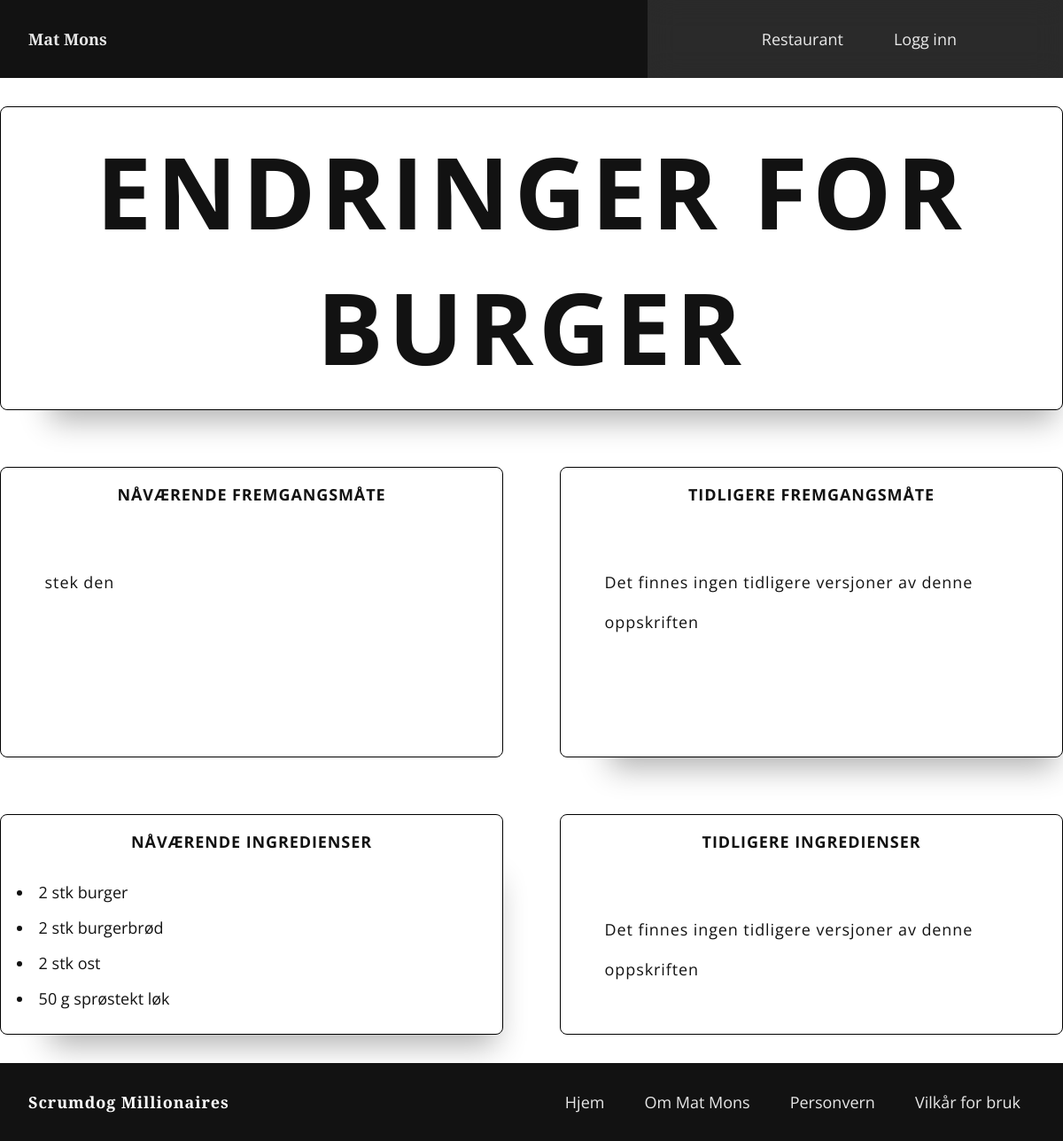
The app's page /show_changes_recipe/1 with its own data.
### db/modul.py (models this page shows, shortened)
class Dinner(base):
    __tablename__ = "dinner"
    id = Column(Integer, primary_key=True, unique=True,
                nullable=False, autoincrement=True)
    title = Column(String(255), nullable=False)
    image = Column(LargeBinary(length=(2 ** 32) - 1))
    recipe = relationship("Recipe", cascade="all, delete")
    group_id = Column(Integer, ForeignKey("group.id"), nullable=False)
    user_id = Column(Integer, ForeignKey("user.id"), nullable=False)
    comment = relationship("Comment")
    meal = relationship("Meal")

class Recipe(base):
    __tablename__ = "recipe"
    id = Column(Integer, primary_key=True, unique=True,
                nullable=False, autoincrement=True)
    approach = Column(String(20000), nullable=False)
    version = Column(Integer, nullable=False)
    portions = Column(Integer, nullable=True)
    UniqueConstraint('id', 'version', name='id_version')
    recipe_ingredient_helper = relationship(
        "Recipe_ingredient_helper", back_populates="recipe", cascade="all, delete")
    dinner_id = Column(Integer, ForeignKey(
        "dinner.id", ondelete="CASCADE"), nullable=False)

class Measurement(base):
    __tablename__ = "measurement"
    id = Column(Integer, primary_key=True, unique=True,
                nullable=False, autoincrement=True)
    name = Column(String(10), nullable=False, unique=True)
    recipe_ingredient_helper = relationship(
        "Recipe_ingredient_helper", back_populates="measurement", cascade="all, delete")

class Ingredient(base):
    __tablename__ = "ingredient"
    id = Column(Integer, primary_key=True, unique=True,
                nullable=False, autoincrement=True)
    name = Column(String(45), nullable=False, unique=True)
    recipe_ingredient_helper = relationship(
        "Recipe_ingredient_helper", back_populates="ingredient", cascade="all, delete")

### routes/recipe_routes.py (the view, shortened to what this page needs)
@recipe_route.route('/show_changes_recipe/<dinner_id>')
def show_changes_recipe(dinner_id):
    dinner = session.query(Dinner).filter(Dinner.id == dinner_id).first()
    recipe_version = session.query(Recipe).filter(Recipe.dinner_id == dinner_id).order_by(
        desc(Recipe.version)).all()
    current_version_id = recipe_version[0].id
    recipe = session.query(Recipe).filter(Recipe.id == current_version_id).first()
    ingredients_recipe = session.query(Ingredient.name).join(
        Recipe_ingredient_helper).join(Recipe).filter(
        Recipe.id == current_version_id).all()
    session.close()
    amounts_recipe = session.query(Amount.amount).join(
        Recipe_ingredient_helper).join(Recipe).filter(
        Recipe.id == current_version_id).all()
    session.close()
    measurements_recipe = session.query(Measurement.name).join(
        Recipe_ingredient_helper).join(Recipe).filter(
        Recipe.id == current_version_id).all()
    session.close()
    ingredients_recipe_prev = ""
    amounts_recipe_prev = ""
    measurements_recipe_prev = ""
    recipe_prev = ""
    len_prev = 0
    ingredient_status = ""
    approach_status = ""
    if len(recipe_version) < 2:
        print('Det finnes kun en versjon av denne')
        approach_status = "Det finnes ingen tidligere versjoner av denne oppskriften"
        ingredient_status = "Det finnes ingen tidligere versjoner av denne oppskriften"
    return render_template("dinners/changed_recipe.html",
                           dinner=dinner,
                           recipe=recipe,
                           len=len(ingredients_recipe),
                           ingredients=ingredients_recipe,
                           amounts=amounts_recipe,
                           measurements=measurements_recipe,
                           ingredients_prev=ingredients_recipe_prev,
                           amounts_prev=amounts_recipe_prev,
                           measurements_prev=measurements_recipe_prev,
                           len_prev=len_prev,
                           recipe_prev=recipe_prev,
                           status_ingredient=ingredient_status,
                           status_approach=approach_status)

### templates/dinners/changed_recipe.html (shortened to what this page needs)
{% extends "base.html" %} {% block content %}
<main class="changed-dinner-grid">
    <article class="testimonial changed">
            <section class="approach-section flex">
        <h1> Endringer for {{ dinner.title }}</h1>
            </section>
    </article>
    <article class="testimonial changed">
        <section class="approach-section flex">
            <h2 class="headline">NÅVÆRENDE FREMGANGSMÅTE</h2>
        <p class="approach" style="white-space: pre-line">{{ recipe.approach }}</p>
        </section>
    </article>
        <article class="testimonial changed">
            <section class="approach-section flex">
            <h2 class="headline">TIDLIGERE FREMGANGSMÅTE</h2>
        <p class="approach" style="white-space: pre-line">{{ status_approach }}</p>
            </section>
    </article>
    <article class="testimonial changed">
        <section class="approach-section flex">
            <h2 class="headline"> NÅVÆRENDE INGREDIENSER</h2>
            {% for i in range(0,(len)) %}
            <li class="section_dinner approach" id="ingredient-line-height">
            {{ amounts[i].amount}}
            {{ measurements[i].name }}
            {{ ingredients[i].name }}
            </li>
        {% endfor %}
        </section>
    </article>
    <article class="testimonial changed">
        <section class="approach-section flex">
            <h2 class="headline"> TIDLIGERE INGREDIENSER</h2>
             <p class="approach" style="white-space: pre-line">{{ status_ingredient }}</p>
        </section>
    </article>
</main>
{% endblock %}

### static/css/styles.css (style rules this page uses)
:root { --ff-body: "Open Sans", sans-serif; --ff-title: "Open Sans", sans-serif; --ff-logo: "Playfair Display", sans-serif; --clr-primary-400: hsl(60 100% 50%); --clr-neutral-900: #121212; --clr-error: #ff5357; --clr-warning: #ffac00; --clr-info: #00afcc; --clr-success: #01c9a0; --clr-primary: #121212; --clr-neutral: #ffffff; --fs-xxl: clamp(3.5rem, 12vw + 1rem, 12rem); --fs-xl: clamp(3.5rem, 12vw + 1rem, 7rem); --fs-600: clamp(2rem, 12vw + 1rem, 3rem); --fs-500: clamp(1.5rem, 12vw + 1rem, 2.25rem); --fs-400: clamp(1rem, 12vw + 1rem, 1.125rem); --fs-300: clamp(.3rem, 2.5vw + 1rem, 1rem); }
* { margin: 0; padding: 0; box-sizing: border-box; scroll-behavior: smooth; }
html { position: relative; overflow: visible; }
body { min-height: 100vh; font-family: var(--ff-body); font-size: 1.125rem; color: var(--clr-primary); }
h1, h2, h3 { font-family: var(--ff-title); font-size: var(--fs-400); }
p { font-family: var(--ff-body); font-size: var(--fs-400); line-height: 1.5; }
.privacy-article h1, h2, h3, h4, p { letter-spacing: 0.05em; }
.approach-section { display: flex; flex-direction: column; padding: 1rem; margin: 0 auto; }
.approach-section h1 { font-size: var(--fs-xl); text-transform: uppercase; letter-spacing: .05em; color: var(--clr-primary); text-align: center; margin: 0 auto; }
.approach-section h2 { border-bottom:1px solid var(--clr-neutral); padding-bottom:1rem; text-align: center; }
.approach-section p { display: inline-block; line-height: 2.5; font-size: large; margin: 2rem 2rem; text-align: left; }
.testimonial:nth-child(3), .testimonial:nth-child(1), .testimonial:nth-child(4) { color: var(--clr-primary); padding: .1rem .1rem; border-radius: .5rem; box-shadow: 1.5rem 2.75rem 2rem -2rem rgba(0, 0, 0, 0.3); background-color: rgba(255, 255, 255, 0.523); }
.testimonial:nth-child(1) { grid-area: one; }
.testimonial:nth-child(2) { grid-area: two; }
.testimonial:nth-child(3) { grid-area: three; }
.testimonial:nth-child(4) { grid-area: four; }
.testimonial:nth-child(5) { grid-area: five; }
.changed-dinner-grid { display: grid; gap: 4rem; grid-auto-columns: 1fr; grid-template-areas: "one one" "two three" "four five"; padding-block: 2rem; width: min(100%, 90rem); margin-inline: auto; }
.changed { color: var(--clr-primary); padding: .1rem .1rem; border-radius: .5rem; border: solid 1px black; box-shadow: none; }
.changed h1 { text-align: center; }
.flex { display: flex; gap: var(--gap, 1rem); }

### records on screen
Dinner: title "BURGER"
Recipe: approach "stek den"
Measurement: name "stk" "stk" "stk"
Ingredient: name "burger"
Ingredient: name "burgerbrød"
Ingredient: name "ost"
Ingredient: name "sprøstekt løk"

### other values on screen
{{ status_approach }} "Det finnes ingen tidligere versjoner av denne oppskriften"
{{ amounts[i].amount }} "2" "2" "2" "50"
{{ measurements[i].name }} "g"
{{ status_ingredient }} "Det finnes ingen tidligere versjoner av denne oppskriften"
